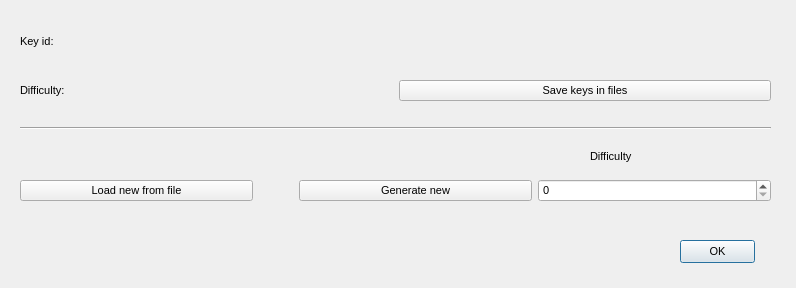
<?xml version="1.0" encoding="UTF-8"?>
<ui version="4.0">
 <class>identity_dialog</class>
 <widget class="QDialog" name="identity_dialog">
  <property name="geometry">
   <rect>
    <x>0</x>
    <y>0</y>
    <width>796</width>
    <height>288</height>
   </rect>
  </property>
  <property name="font">
   <font>
    <pointsize>16</pointsize>
   </font>
  </property>
  <property name="windowTitle">
   <string>Dialog</string>
  </property>
  <widget class="QPushButton" name="ok_button">
   <property name="geometry">
    <rect>
     <x>680</x>
     <y>240</y>
     <width>75</width>
     <height>23</height>
    </rect>
   </property>
   <property name="font">
    <font>
     <pointsize>8</pointsize>
    </font>
   </property>
   <property name="text">
    <string>OK</string>
   </property>
  </widget>
  <widget class="QWidget" name="verticalLayoutWidget">
   <property name="geometry">
    <rect>
     <x>20</x>
     <y>10</y>
     <width>751</width>
     <height>91</height>
    </rect>
   </property>
   <layout class="QVBoxLayout" name="verticalLayout">
    <item>
     <widget class="QLabel" name="key_id_label">
      <property name="font">
       <font>
        <pointsize>8</pointsize>
       </font>
      </property>
      <property name="text">
       <string>Key id:</string>
      </property>
      <property name="wordWrap">
       <bool>true</bool>
      </property>
      <property name="textInteractionFlags">
       <set>Qt::LinksAccessibleByMouse|Qt::TextSelectableByKeyboard|Qt::TextSelectableByMouse</set>
      </property>
     </widget>
    </item>
    <item>
     <layout class="QHBoxLayout" name="horizontalLayout_2">
      <item>
       <widget class="QLabel" name="difficulty_label">
        <property name="font">
         <font>
          <pointsize>8</pointsize>
         </font>
        </property>
        <property name="text">
         <string>Difficulty:</string>
        </property>
       </widget>
      </item>
      <item>
       <widget class="QPushButton" name="save_in_file_button">
        <property name="font">
         <font>
          <pointsize>8</pointsize>
         </font>
        </property>
        <property name="text">
         <string>Save keys in files</string>
        </property>
       </widget>
      </item>
     </layout>
    </item>
   </layout>
  </widget>
  <widget class="QLabel" name="label">
   <property name="geometry">
    <rect>
     <x>590</x>
     <y>150</y>
     <width>46</width>
     <height>13</height>
    </rect>
   </property>
   <property name="font">
    <font>
     <pointsize>8</pointsize>
    </font>
   </property>
   <property name="text">
    <string>Difficulty</string>
   </property>
  </widget>
  <widget class="QWidget" name="horizontalLayoutWidget">
   <property name="geometry">
    <rect>
     <x>20</x>
     <y>170</y>
     <width>751</width>
     <height>41</height>
    </rect>
   </property>
   <layout class="QHBoxLayout" name="horizontalLayout">
    <item>
     <widget class="QPushButton" name="load_from_file_button">
      <property name="font">
       <font>
        <pointsize>8</pointsize>
       </font>
      </property>
      <property name="text">
       <string>Load new from file</string>
      </property>
     </widget>
    </item>
    <item>
     <spacer name="horizontalSpacer">
      <property name="orientation">
       <enum>Qt::Horizontal</enum>
      </property>
      <property name="sizeType">
       <enum>QSizePolicy::Preferred</enum>
      </property>
      <property name="sizeHint" stdset="0">
       <size>
        <width>40</width>
        <height>20</height>
       </size>
      </property>
     </spacer>
    </item>
    <item>
     <widget class="QPushButton" name="generate_new_button">
      <property name="font">
       <font>
        <pointsize>8</pointsize>
       </font>
      </property>
      <property name="text">
       <string>Generate new</string>
      </property>
     </widget>
    </item>
    <item>
     <widget class="QSpinBox" name="difficulty_spin_box">
      <property name="font">
       <font>
        <pointsize>8</pointsize>
       </font>
      </property>
      <property name="maximum">
       <number>255</number>
      </property>
     </widget>
    </item>
   </layout>
  </widget>
  <widget class="Line" name="line">
   <property name="geometry">
    <rect>
     <x>20</x>
     <y>120</y>
     <width>751</width>
     <height>16</height>
    </rect>
   </property>
   <property name="orientation">
    <enum>Qt::Horizontal</enum>
   </property>
  </widget>
 </widget>
 <resources/>
 <connections/>
</ui>
